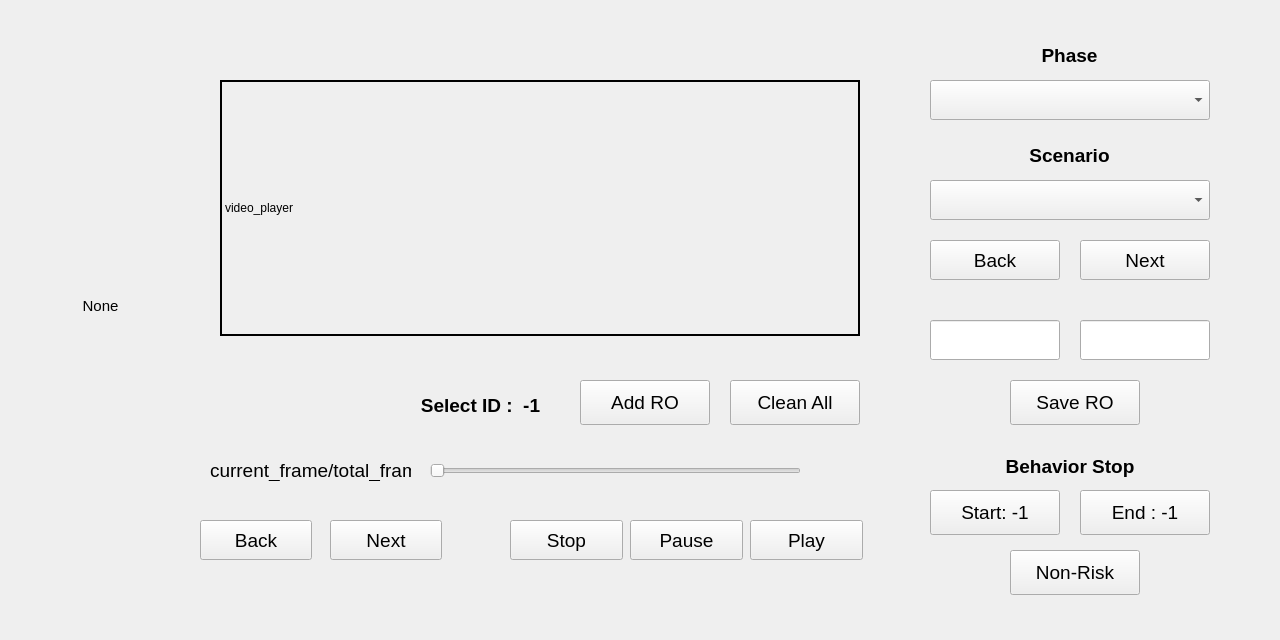
<?xml version="1.0" encoding="UTF-8"?>
<ui version="4.0">
 <class>MainWindow</class>
 <widget class="QMainWindow" name="MainWindow">
  <property name="windowModality">
   <enum>Qt::WindowModal</enum>
  </property>
  <property name="geometry">
   <rect>
    <x>0</x>
    <y>0</y>
    <width>1280</width>
    <height>640</height>
   </rect>
  </property>
  <property name="minimumSize">
   <size>
    <width>1280</width>
    <height>640</height>
   </size>
  </property>
  <property name="maximumSize">
   <size>
    <width>1280</width>
    <height>640</height>
   </size>
  </property>
  <property name="font">
   <font>
    <kerning>true</kerning>
   </font>
  </property>
  <property name="windowTitle">
   <string>MainWindow</string>
  </property>
  <widget class="QWidget" name="centralwidget">
   <widget class="QLabel" name="label_videoframe">
    <property name="geometry">
     <rect>
      <x>220</x>
      <y>80</y>
      <width>640</width>
      <height>256</height>
     </rect>
    </property>
    <property name="frameShape">
     <enum>QFrame::WinPanel</enum>
    </property>
    <property name="text">
     <string>video_player</string>
    </property>
   </widget>
   <widget class="QLabel" name="label_framecnt">
    <property name="geometry">
     <rect>
      <x>210</x>
      <y>460</y>
      <width>201</width>
      <height>21</height>
     </rect>
    </property>
    <property name="font">
     <font>
      <pointsize>14</pointsize>
     </font>
    </property>
    <property name="text">
     <string>current_frame/total_frame</string>
    </property>
   </widget>
   <widget class="QPushButton" name="button_play">
    <property name="geometry">
     <rect>
      <x>750</x>
      <y>520</y>
      <width>113</width>
      <height>40</height>
     </rect>
    </property>
    <property name="font">
     <font>
      <pointsize>14</pointsize>
     </font>
    </property>
    <property name="text">
     <string>Play</string>
    </property>
   </widget>
   <widget class="QPushButton" name="button_stop">
    <property name="geometry">
     <rect>
      <x>510</x>
      <y>520</y>
      <width>113</width>
      <height>40</height>
     </rect>
    </property>
    <property name="font">
     <font>
      <pointsize>14</pointsize>
     </font>
    </property>
    <property name="text">
     <string>Stop</string>
    </property>
   </widget>
   <widget class="QPushButton" name="button_pause">
    <property name="geometry">
     <rect>
      <x>630</x>
      <y>520</y>
      <width>113</width>
      <height>40</height>
     </rect>
    </property>
    <property name="font">
     <font>
      <pointsize>14</pointsize>
     </font>
    </property>
    <property name="text">
     <string>Pause</string>
    </property>
   </widget>
   <widget class="QSlider" name="slider_videoframe">
    <property name="geometry">
     <rect>
      <x>430</x>
      <y>460</y>
      <width>371</width>
      <height>22</height>
     </rect>
    </property>
    <property name="orientation">
     <enum>Qt::Horizontal</enum>
    </property>
   </widget>
   <widget class="QPushButton" name="pushButton_back">
    <property name="geometry">
     <rect>
      <x>200</x>
      <y>520</y>
      <width>112</width>
      <height>40</height>
     </rect>
    </property>
    <property name="font">
     <font>
      <pointsize>14</pointsize>
     </font>
    </property>
    <property name="text">
     <string>Back</string>
    </property>
   </widget>
   <widget class="QPushButton" name="pushButton_next">
    <property name="geometry">
     <rect>
      <x>330</x>
      <y>520</y>
      <width>112</width>
      <height>40</height>
     </rect>
    </property>
    <property name="font">
     <font>
      <pointsize>14</pointsize>
     </font>
    </property>
    <property name="text">
     <string>Next</string>
    </property>
   </widget>
   <widget class="QPushButton" name="start_frame_bottom">
    <property name="geometry">
     <rect>
      <x>930</x>
      <y>490</y>
      <width>130</width>
      <height>45</height>
     </rect>
    </property>
    <property name="font">
     <font>
      <pointsize>14</pointsize>
     </font>
    </property>
    <property name="text">
     <string>Start: -1</string>
    </property>
   </widget>
   <widget class="QPushButton" name="end_frame_bottom">
    <property name="geometry">
     <rect>
      <x>1080</x>
      <y>490</y>
      <width>130</width>
      <height>45</height>
     </rect>
    </property>
    <property name="font">
     <font>
      <pointsize>14</pointsize>
     </font>
    </property>
    <property name="text">
     <string>End : -1</string>
    </property>
   </widget>
   <widget class="QLabel" name="label_11">
    <property name="geometry">
     <rect>
      <x>930</x>
      <y>450</y>
      <width>280</width>
      <height>33</height>
     </rect>
    </property>
    <property name="font">
     <font>
      <pointsize>14</pointsize>
      <weight>75</weight>
      <bold>true</bold>
     </font>
    </property>
    <property name="text">
     <string>Behavior Stop</string>
    </property>
    <property name="alignment">
     <set>Qt::AlignCenter</set>
    </property>
   </widget>
   <widget class="QComboBox" name="comboBox_phase">
    <property name="geometry">
     <rect>
      <x>930</x>
      <y>80</y>
      <width>280</width>
      <height>40</height>
     </rect>
    </property>
    <property name="font">
     <font>
      <pointsize>14</pointsize>
     </font>
    </property>
   </widget>
   <widget class="QLabel" name="label_8">
    <property name="geometry">
     <rect>
      <x>930</x>
      <y>30</y>
      <width>279</width>
      <height>51</height>
     </rect>
    </property>
    <property name="font">
     <font>
      <pointsize>14</pointsize>
      <weight>75</weight>
      <bold>true</bold>
     </font>
    </property>
    <property name="text">
     <string>Phase</string>
    </property>
    <property name="alignment">
     <set>Qt::AlignCenter</set>
    </property>
   </widget>
   <widget class="QLabel" name="label_9">
    <property name="geometry">
     <rect>
      <x>930</x>
      <y>130</y>
      <width>279</width>
      <height>51</height>
     </rect>
    </property>
    <property name="font">
     <font>
      <pointsize>14</pointsize>
      <weight>75</weight>
      <bold>true</bold>
     </font>
    </property>
    <property name="text">
     <string>Scenario</string>
    </property>
    <property name="alignment">
     <set>Qt::AlignCenter</set>
    </property>
   </widget>
   <widget class="QComboBox" name="comboBox_scenario">
    <property name="geometry">
     <rect>
      <x>930</x>
      <y>180</y>
      <width>280</width>
      <height>40</height>
     </rect>
    </property>
    <property name="baseSize">
     <size>
      <width>0</width>
      <height>0</height>
     </size>
    </property>
    <property name="font">
     <font>
      <pointsize>14</pointsize>
     </font>
    </property>
   </widget>
   <widget class="QPushButton" name="pushButton_back_3">
    <property name="geometry">
     <rect>
      <x>930</x>
      <y>240</y>
      <width>130</width>
      <height>40</height>
     </rect>
    </property>
    <property name="font">
     <font>
      <pointsize>14</pointsize>
     </font>
    </property>
    <property name="text">
     <string>Back</string>
    </property>
   </widget>
   <widget class="QPushButton" name="pushButton_next_3">
    <property name="geometry">
     <rect>
      <x>1080</x>
      <y>240</y>
      <width>130</width>
      <height>40</height>
     </rect>
    </property>
    <property name="font">
     <font>
      <pointsize>14</pointsize>
     </font>
    </property>
    <property name="text">
     <string>Next</string>
    </property>
   </widget>
   <widget class="QPushButton" name="save_non_risky_bottom">
    <property name="geometry">
     <rect>
      <x>1010</x>
      <y>550</y>
      <width>130</width>
      <height>45</height>
     </rect>
    </property>
    <property name="font">
     <font>
      <pointsize>14</pointsize>
     </font>
    </property>
    <property name="text">
     <string>Non-Risk</string>
    </property>
   </widget>
   <widget class="QLabel" name="label_selectedID">
    <property name="geometry">
     <rect>
      <x>390</x>
      <y>380</y>
      <width>181</width>
      <height>50</height>
     </rect>
    </property>
    <property name="font">
     <font>
      <pointsize>14</pointsize>
      <weight>75</weight>
      <bold>true</bold>
     </font>
    </property>
    <property name="text">
     <string>Select ID :  -1</string>
    </property>
    <property name="alignment">
     <set>Qt::AlignCenter</set>
    </property>
   </widget>
   <widget class="QPushButton" name="clean_all_bottom">
    <property name="geometry">
     <rect>
      <x>730</x>
      <y>380</y>
      <width>130</width>
      <height>45</height>
     </rect>
    </property>
    <property name="font">
     <font>
      <pointsize>14</pointsize>
     </font>
    </property>
    <property name="text">
     <string>Clean All</string>
    </property>
   </widget>
   <widget class="QPushButton" name="add_RO_bottom">
    <property name="geometry">
     <rect>
      <x>580</x>
      <y>380</y>
      <width>130</width>
      <height>45</height>
     </rect>
    </property>
    <property name="font">
     <font>
      <pointsize>14</pointsize>
     </font>
    </property>
    <property name="text">
     <string>Add RO</string>
    </property>
   </widget>
   <widget class="QLabel" name="label_saved_id">
    <property name="geometry">
     <rect>
      <x>20</x>
      <y>90</y>
      <width>161</width>
      <height>431</height>
     </rect>
    </property>
    <property name="font">
     <font>
      <pointsize>11</pointsize>
      <weight>50</weight>
      <bold>false</bold>
     </font>
    </property>
    <property name="text">
     <string>None</string>
    </property>
    <property name="alignment">
     <set>Qt::AlignCenter</set>
    </property>
   </widget>
   <widget class="QPushButton" name="save_RO_bottom">
    <property name="geometry">
     <rect>
      <x>1010</x>
      <y>380</y>
      <width>130</width>
      <height>45</height>
     </rect>
    </property>
    <property name="font">
     <font>
      <pointsize>14</pointsize>
     </font>
    </property>
    <property name="text">
     <string>Save RO</string>
    </property>
   </widget>
   <widget class="QLineEdit" name="start_lineEdit">
    <property name="geometry">
     <rect>
      <x>930</x>
      <y>320</y>
      <width>130</width>
      <height>40</height>
     </rect>
    </property>
    <property name="font">
     <font>
      <pointsize>14</pointsize>
      <weight>75</weight>
      <bold>true</bold>
     </font>
    </property>
   </widget>
   <widget class="QLineEdit" name="end_lineEdit">
    <property name="geometry">
     <rect>
      <x>1080</x>
      <y>320</y>
      <width>130</width>
      <height>40</height>
     </rect>
    </property>
    <property name="font">
     <font>
      <pointsize>14</pointsize>
      <weight>75</weight>
      <bold>true</bold>
     </font>
    </property>
   </widget>
  </widget>
 </widget>
 <resources/>
 <connections/>
</ui>
